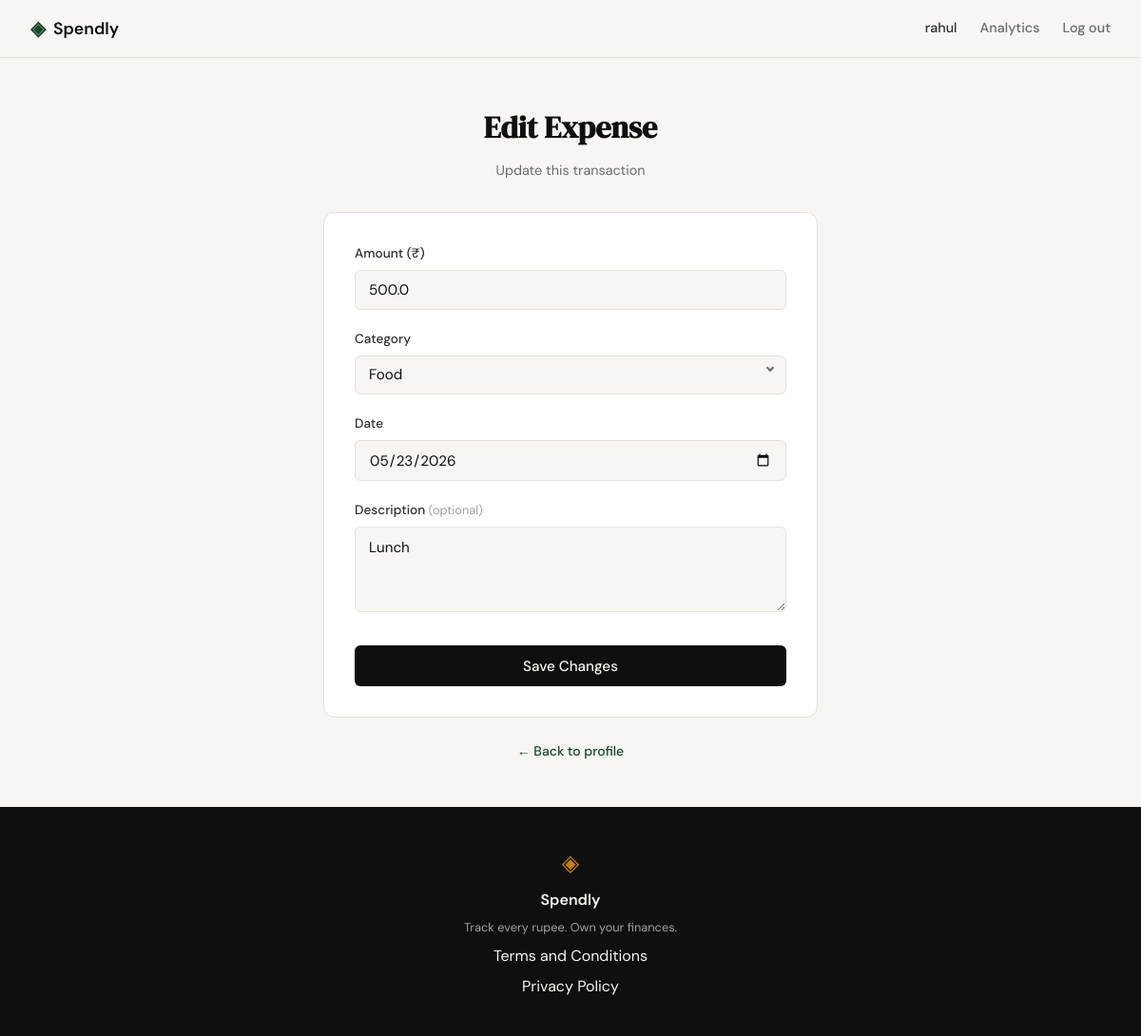
The app's page /expenses/19/edit (signed in) with its own data.
### tables this page shows
CREATE TABLE expenses (
            id          INTEGER PRIMARY KEY AUTOINCREMENT,
            user_id     INTEGER NOT NULL REFERENCES users(id),
            amount      REAL    NOT NULL,
            category    TEXT    NOT NULL,
            date        TEXT    NOT NULL,
            description TEXT,
            created_at  TEXT    DEFAULT (datetime('now'))
        );

### app.py (the view, shortened to what this page needs)
@app.route("/expenses/<int:expense_id>/edit", methods=["GET", "POST"])
def edit_expense(expense_id):
    if not session.get("user_id"):
        return redirect(url_for("login"))
    expense = get_expense_by_id(expense_id, session["user_id"])
    if expense is None:
        abort(404)
    form = {
        "amount": expense["amount"],
        "category": expense["category"],
        "date": expense["date"],
        "description": expense["description"] or "",
    }
    return render_template(
        "edit_expense.html",
        error=None,
        form=form,
        categories=ALLOWED_CATEGORIES,
        expense_id=expense_id,
    )

### database/db.py (called while the page is built)
def get_db():
    conn = sqlite3.connect(DB_PATH)
    conn.row_factory = sqlite3.Row
    conn.execute("PRAGMA foreign_keys = ON")
    return conn

def get_expense_by_id(expense_id, user_id):
    conn = get_db()
    try:
        return conn.execute(
            "SELECT id, user_id, amount, category, date, description"
            " FROM expenses WHERE id = ? AND user_id = ?",
            (expense_id, user_id),
        ).fetchone()
    finally:
        conn.close()

### templates/edit_expense.html (shortened to what this page needs)
{% extends "base.html" %}
{% block head %}
<link rel="stylesheet" href="{{ url_for('static', filename='css/edit_expense.css') }}">
{% endblock %}
{% block content %}
<section class="auth-section">
    <div class="auth-container edit-expense-container">
        <div class="auth-header">
            <h1 class="auth-title">Edit Expense</h1>
            <p class="auth-subtitle">Update this transaction</p>
        </div>
        <div class="auth-card">
            <form method="POST" action="{{ url_for('edit_expense', expense_id=expense_id) }}">
                <div class="form-group">
                    <label for="amount">Amount (&#8377;)</label>
                    <input type="number"
                           id="amount"
                           name="amount"
                           class="form-input"
                           placeholder="0.00"
                           step="0.01"
                           min="0.01"
                           value="{{ form.amount or '' }}"
                           required
                           autofocus>
                </div>
                <div class="form-group">
                    <label for="category">Category</label>
                    <select id="category" name="category" class="form-input form-select" required>
                        {% for cat in categories %}
                        <option value="{{ cat }}" {% if form.category == cat %}selected{% endif %}>{{ cat }}</option>
                        {% endfor %}
                    </select>
                </div>
                <div class="form-group">
                    <label for="date">Date</label>
                    <input type="date"
                           id="date"
                           name="date"
                           class="form-input"
                           value="{{ form.date or '' }}"
                           required>
                </div>
                <div class="form-group">
                    <label for="description">Description <span class="edit-expense-optional">(optional)</span></label>
                    <textarea id="description"
                              name="description"
                              class="form-input edit-expense-textarea"
                              placeholder="e.g. Lunch at the deli"
                              rows="3">{{ form.description or '' }}</textarea>
                </div>
                <button type="submit" class="btn-submit">Save Changes</button>
            </form>
        </div>
        <p class="auth-switch">
            <a href="{{ url_for('profile') }}">&#8592; Back to profile</a>
        </p>
    </div>
</section>
{% endblock %}

### static/css/style.css (style rules this page uses)
:root { --ink: #0f0f0f; --ink-soft: #2d2d2d; --ink-muted: #6b6b6b; --ink-faint: #a0a0a0; --paper: #f7f6f3; --paper-warm: #f0ede6; --paper-card: #ffffff; --accent: #1a472a; --accent-light: #e8f0eb; --accent-2: #c17f24; --accent-2-light: #fdf3e3; --danger: #c0392b; --danger-light: #fdecea; --border: #e4e1da; --border-soft: #eeebe4; --font-display: 'DM Serif Display', Georgia, serif; --font-body: 'DM Sans', system-ui, sans-serif; --max-width: 1200px; --auth-width: 440px; --radius-sm: 6px; --radius-md: 12px; --radius-lg: 20px; }
*, *::before, *::after { box-sizing: border-box; margin: 0; padding: 0; }
html { font-size: 16px; scroll-behavior: smooth; }
body { background: var(--paper); color: var(--ink); font-family: var(--font-body); font-size: 1rem; line-height: 1.6; -webkit-font-smoothing: antialiased; }
a { color: inherit; text-decoration: none; }
.auth-section { min-height: calc(100vh - 60px - 100px); display: flex; align-items: center; justify-content: center; padding: 3rem 2rem; }
.auth-container { width: 100%; max-width: var(--auth-width); }
.auth-header { text-align: center; margin-bottom: 2rem; }
.auth-title { font-family: var(--font-display); font-size: 2rem; color: var(--ink); margin-bottom: 0.5rem; }
.auth-subtitle { font-size: 0.9rem; color: var(--ink-muted); }
.auth-card { background: var(--paper-card); border: 1px solid var(--border); border-radius: var(--radius-md); padding: 2rem; margin-bottom: 1.5rem; }
.form-group { margin-bottom: 1.25rem; }
.form-group label { display: block; font-size: 0.85rem; font-weight: 500; color: var(--ink-soft); margin-bottom: 0.4rem; }
.form-input { width: 100%; padding: 0.6rem 0.875rem; border: 1px solid var(--border); border-radius: var(--radius-sm); font-family: var(--font-body); font-size: 0.95rem; color: var(--ink); background: var(--paper); outline: none; transition: border-color 0.2s; }
.form-input::placeholder { color: var(--ink-faint); }
.btn-submit { width: 100%; padding: 0.7rem; background: var(--ink); color: var(--paper); border: none; border-radius: var(--radius-sm); font-family: var(--font-body); font-size: 0.95rem; font-weight: 500; cursor: pointer; transition: background 0.2s; margin-top: 0.5rem; }
.auth-switch { text-align: center; font-size: 0.875rem; color: var(--ink-muted); }
.auth-switch a { color: var(--accent); font-weight: 500; }

### static/css/edit_expense.css (style rules this page uses)
.edit-expense-container { max-width: 520px; }
.form-select { appearance: none; -webkit-appearance: none; padding-right: 2.25rem; cursor: pointer; }
.form-group:has(.form-select) { position: relative; }
.form-group:has(.form-select)::after { content: ''; position: absolute; right: 0.875rem; top: 50%; transform: translateY(4px) rotate(45deg); width: 6px; height: 6px; border-right: 2px solid var(--ink-muted); border-bottom: 2px solid var(--ink-muted); pointer-events: none; }
.edit-expense-textarea { resize: vertical; min-height: 80px; line-height: 1.5; }
.edit-expense-optional { font-size: 0.8rem; font-weight: 400; color: var(--ink-faint); }

### records on screen
expenses: amount "500.0", category "Food", date "05/23/2026", description "Lunch"

### other values on screen
{{ session.get('user_name') }} "rahul"
